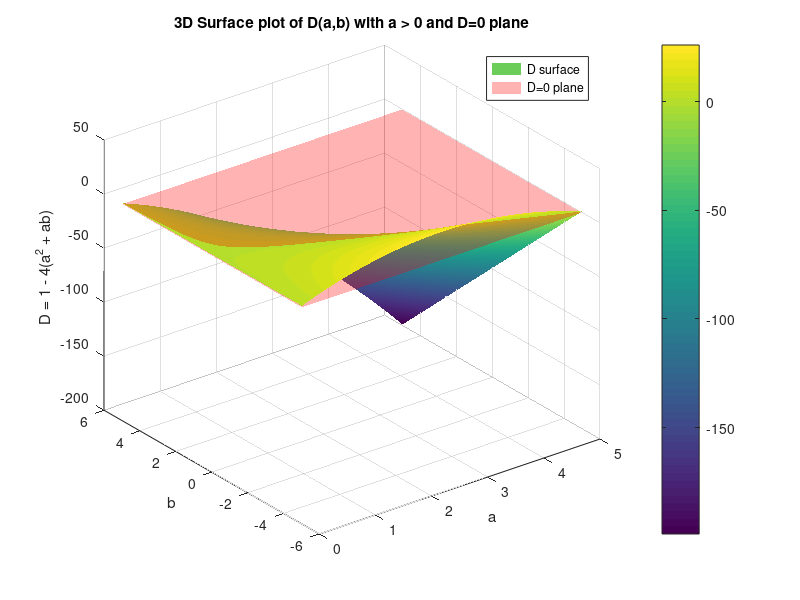

Write MATLAB code to recreate this figure.
%% Prvi zadatak b radna tacka 1
% Define the range for a (positive only) and b
a = linspace(0.01, 5, 200);   % strictly positive a
b = linspace(-5, 5, 200);

% Create a grid of (a, b) values
[A, B] = meshgrid(a, b);

% Define D
D = 1 - 4 * (A.^2 + A .* B);

% Plot 3D surface
figure;
surf(A, B, D);
xlabel('a');
ylabel('b');
zlabel('D = 1 - 4(a^2 + ab)');
title('3D Surface plot of D(a,b) with a > 0 and D=0 plane');
shading interp;
colorbar;
hold on;

% Add the D = 0 plane
Z0 = zeros(size(A));  % plane at D = 0
surf(A, B, Z0, 'FaceAlpha', 0.3, 'EdgeColor', 'none', 'FaceColor', 'red');

legend('D surface','D=0 plane');
